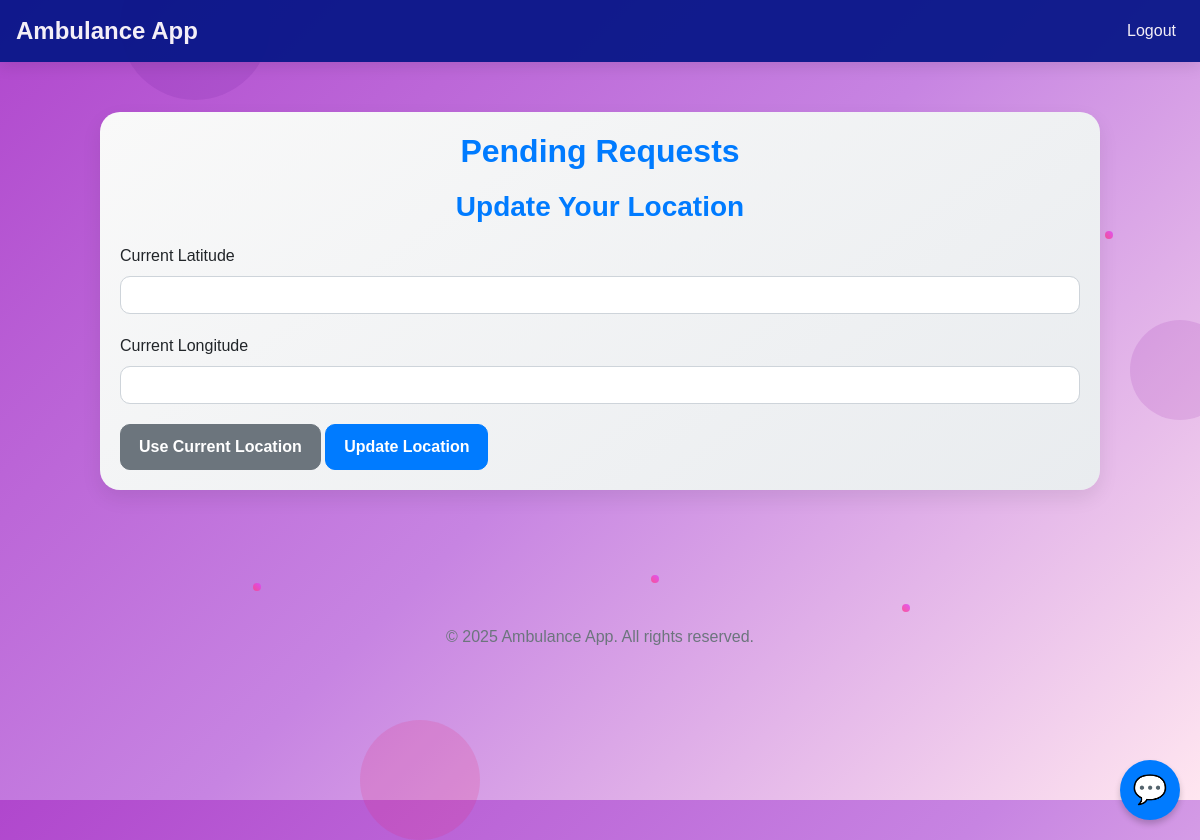
Before: /requests_page (signed in) with the older database file.
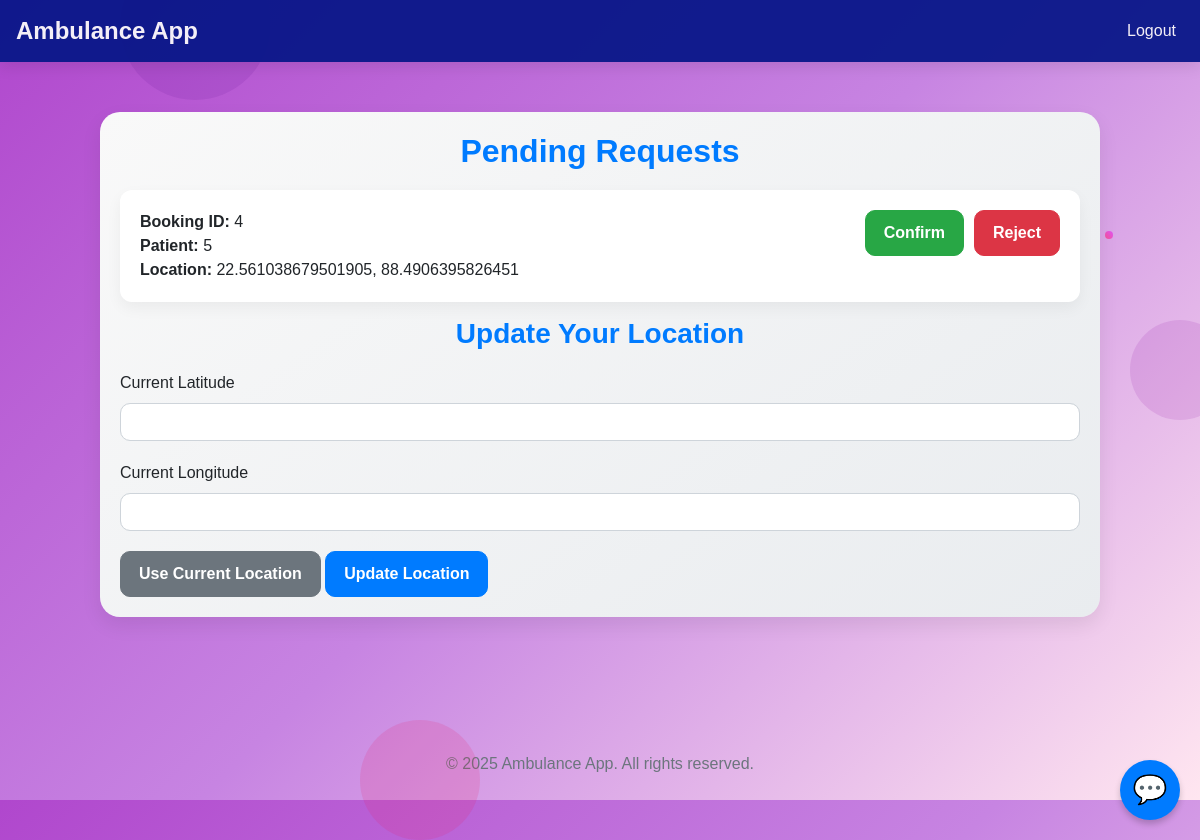
After: the same page with the newer database file.
### models.py (models this page shows)
class Booking(db.Model):
    id = db.Column(db.Integer, primary_key=True)
    patient_id = db.Column(db.Integer, db.ForeignKey('user.id'), nullable=False)
    ambulance_id = db.Column(db.Integer, db.ForeignKey('ambulance.id'), nullable=False)
    status = db.Column(db.String(10), default='pending')  # 'pending', 'confirmed', 'rejected', 'completed'
    patient_lat = db.Column(db.Float, nullable=False)
    patient_lng = db.Column(db.Float, nullable=False)
    timestamp = db.Column(db.DateTime, nullable=False)
    patient = db.relationship('User', backref='bookings')
    ambulance = db.relationship('Ambulance', backref='bookings')

class User(db.Model, UserMixin):
    id = db.Column(db.Integer, primary_key=True)
    username = db.Column(db.String(150), unique=True, nullable=False)
    email = db.Column(db.String(150), unique=True, nullable=False)
    password_hash = db.Column(db.String(128), nullable=False)
    user_type = db.Column(db.String(10), nullable=False)  # 'patient' or 'driver'
    lat = db.Column(db.Float)  # Current latitude, for drivers mainly
    lng = db.Column(db.Float)  # Current longitude

### app.py (the view)
@app.route('/requests_page', methods=['GET', 'POST'])
@login_required
def requests_page():
    if current_user.user_type != 'driver':
        return redirect(url_for('ambulance_page'))
    ambulance = Ambulance.query.filter_by(driver_id=current_user.id).first()
    if not ambulance:
        flash('No ambulance assigned.', 'danger')
        return redirect(url_for('index'))
    requests = Booking.query.filter_by(ambulance_id=ambulance.id, status='pending').all()
    update_form = UpdateLocationForm()
    if update_form.validate_on_submit():
        current_user.lat = update_form.lat.data
        current_user.lng = update_form.lng.data
        db.session.commit()
        flash('Location updated.', 'success')
    return render_template('requests_page.html', requests=requests, update_form=update_form)

### forms.py (shortened to what this page needs)
class UpdateLocationForm(FlaskForm):
    lat = FloatField('Current Latitude', validators=[Optional()])
    lng = FloatField('Current Longitude', validators=[Optional()])
    submit = SubmitField('Update Location')

### app.py (called while the page is built)
@login_manager.user_loader
def load_user(user_id):
    return User.query.get(int(user_id))

### templates/requests_page.html (shortened to what this page needs)
{% extends "layout.html" %}
{% block content %}
<div class="requests-container">
    <h2>Pending Requests</h2>
    <ul class="request-list">
        {% for request in requests %}
            <li class="request-item">
                <div class="request-info">
                    <strong>Booking ID:</strong> {{ request.id }} <br>
                    <strong>Patient:</strong> {{ request.patient.username }} <br>
                    <strong>Location:</strong> {{ request.patient_lat }}, {{ request.patient_lng }}
                </div>
                <div class="request-buttons">
                    <form action="{{ url_for('confirm_booking', booking_id=request.id) }}" method="POST" style="flex:1;">
                        <button type="submit" class="btn btn-success">Confirm</button>
                    </form>
                    <form action="{{ url_for('reject_booking', booking_id=request.id) }}" method="POST" style="flex:1;">
                        <button type="submit" class="btn btn-danger">Reject</button>
                    </form>
                </div>
            </li>
        {% endfor %}
    </ul>
    <h3>Update Your Location</h3>
    <form method="POST" id="locationForm">
        <div class="form-group">
            {{ update_form.lat.label }} {{ update_form.lat(class="form-control", id="driver_lat") }}
        </div>
        <div class="form-group">
            {{ update_form.lng.label }} {{ update_form.lng(class="form-control", id="driver_lng") }}
        </div>
        <button type="button" class="btn btn-secondary" id="useLocationBtn">Use Current Location</button>
        {{ update_form.submit(class="btn btn-primary") }}
    </form>
</div>
{% include "chat_widget.html" %}
{% endblock %}

### templates/layout.html (shortened to what this page needs)
<!DOCTYPE html>
<html lang="en">
<head>
    <link rel="stylesheet" href="https://stackpath.bootstrapcdn.com/bootstrap/4.5.2/css/bootstrap.min.css">
</head>
<body>
    <div class="bg-circle"></div>
    <div class="bg-circle"></div>
    <nav class="navbar navbar-expand-lg navbar-light sticky-top">
        <a class="navbar-brand" href="{{ url_for('index') }}">Ambulance App</a>
        <div class="collapse navbar-collapse" id="navbarNav">
            <ul class="navbar-nav ml-auto">
                {% if current_user.is_authenticated %}
                    <li class="nav-item"><a class="nav-link" href="{{ url_for('logout') }}">Logout</a></li>
                {% else %}
                    <li class="nav-item"><a class="nav-link" href="{{ url_for('login') }}">Login</a></li>
                    <li class="nav-item"><a class="nav-link" href="{{ url_for('register') }}">Register</a></li>
                {% endif %}
            </ul>
        </div>
    </nav>
    <div class="container position-relative">
        {% block content %}{% endblock %}
    </div>
    <footer>
        &copy; {{ current_year|default("2025") }} Ambulance App. All rights reserved.
    </footer>
</body>
</html>

### templates/chat_widget.html (shortened to what this page needs)
<div id="chat-icon">💬</div>

### templates/layout.html (style rules this page uses)
body { font-family: 'Arial', sans-serif; background: linear-gradient(135deg, #b047cdff, #c784e2ff, #ffe6f0); min-height: 100vh; margin: 0; overflow-x: hidden; position: relative; }
.navbar { box-shadow: 0 4px 15px rgba(0,0,0,0.1); background: rgba(8, 23, 136, 0.95) !important; transition: all 0.3s ease; }
.navbar-brand { font-weight: bold; font-size: 1.5rem; color: #f4eff7ff !important; transition: transform 0.3s, color 0.3s; }
.nav-link { color: #f4eff7ff !important; transition: color 0.3s, transform 0.3s; }
.container { padding-top: 30px; padding-bottom: 50px; position: relative; z-index: 1; }
.bg-circle { position: absolute; border-radius: 50%; animation: float 6s ease-in-out infinite; pointer-events: none; z-index: 0; }
.bg-circle:nth-child(2) { width: 100px; height: 100px; top: 40%; right: -30px; background: rgba(156, 39, 176,0.15); animation-delay: 2s; }
.bg-circle:nth-child(3) { width: 120px; height: 120px; bottom: -40px; left: 30%; background: rgba(233, 30, 99,0.15); animation-delay: 4s; }
footer { text-align: center; padding: 15px; margin-top: 50px; color: #6c757d; }

### templates/requests_page.html (style rules this page uses)
.requests-container { max-width: 1000px; margin: 20px auto; padding: 20px; background: linear-gradient(145deg, #f9f9f9, #e9ecef); border-radius: 20px; box-shadow: 0 8px 20px rgba(0,0,0,0.08); font-family: 'Arial', sans-serif; animation: fadeIn 0.8s ease-in-out; }
h2, h3 { color: #007bff; margin-bottom: 20px; font-weight: 700; text-align: center; }
.request-list { list-style: none; padding: 0; margin: 0; }
.request-item { background-color: #ffffff; padding: 20px; margin-bottom: 15px; border-radius: 12px; box-shadow: 0 6px 15px rgba(0,0,0,0.05); display: flex; justify-content: space-between; align-items: flex-start; flex-wrap: wrap; gap: 15px; transition: transform 0.3s, box-shadow 0.3s; animation: slideUp 0.4s ease forwards; }
.request-info { flex: 1; min-width: 230px; font-size: 16px; word-break: break-word; }
.request-buttons { display: flex; flex-wrap: wrap; gap: 10px; }
.btn { padding: 10px 18px; border-radius: 10px; font-weight: 600; transition: all 0.3s; cursor: pointer; flex: 1 1 auto; text-align: center; }
.form-group { margin-bottom: 20px; }
.form-control { width: 100%; padding: 10px 14px; border-radius: 10px; border: 1px solid #ced4da; font-size: 16px; transition: all 0.3s; }

### templates/chat_widget.html (style rules this page uses)
#chat-icon { position: fixed; bottom: 20px; right: 20px; background: #007bff; color: white; border-radius: 50%; width: 60px; height: 60px; display: flex; align-items: center; justify-content: center; font-size: 28px; cursor: pointer; box-shadow: 0 4px 6px rgba(0,0,0,0.2); z-index: 2147483647 !important; }

Changed rows visible on the page:
added Booking: id "4", patient.username "5", patient_lat "22.561038679501905", patient_lng "88.4906395826451"
